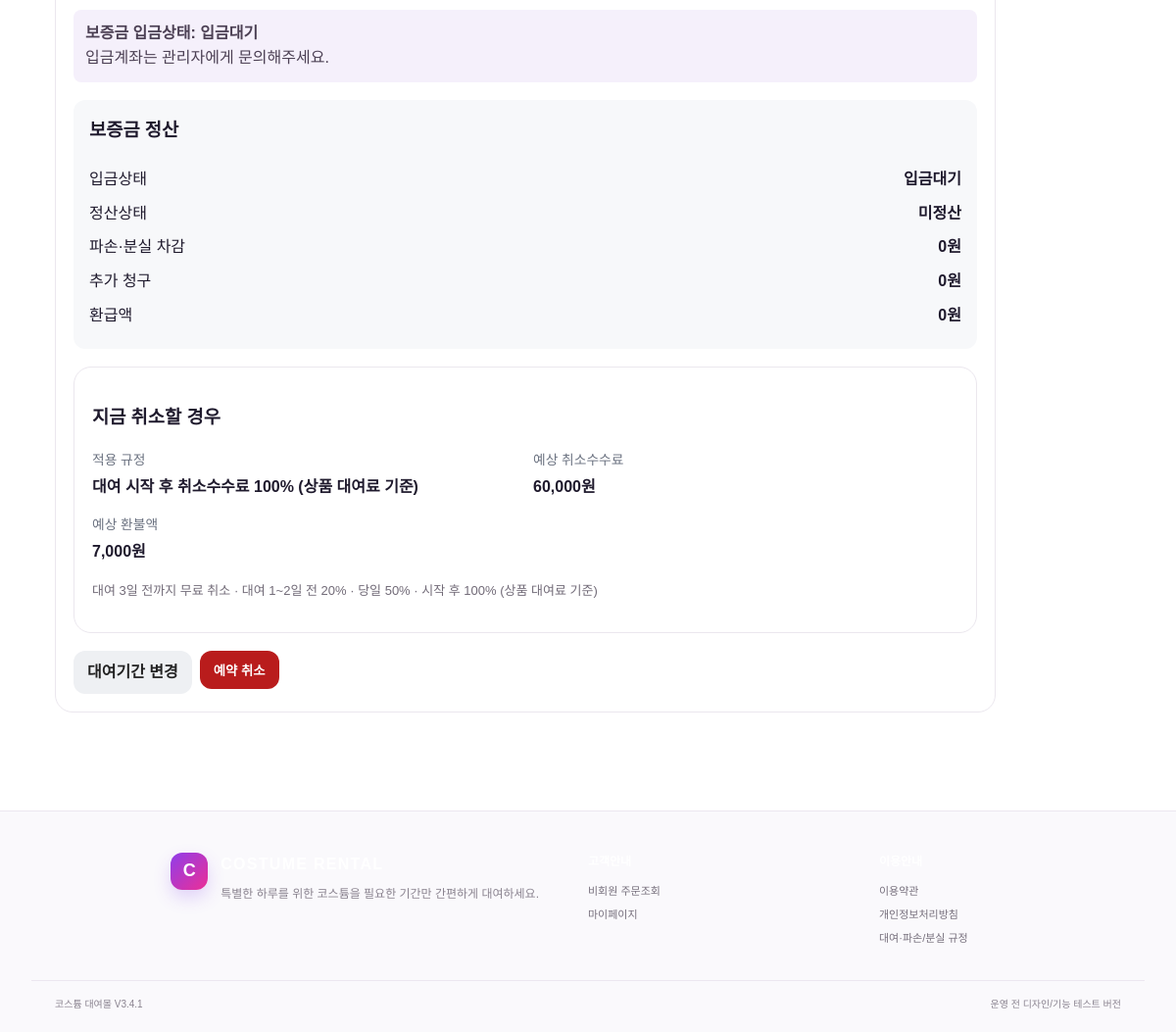
The app's page /mypage/order/1 (signed in, lower part), older data.
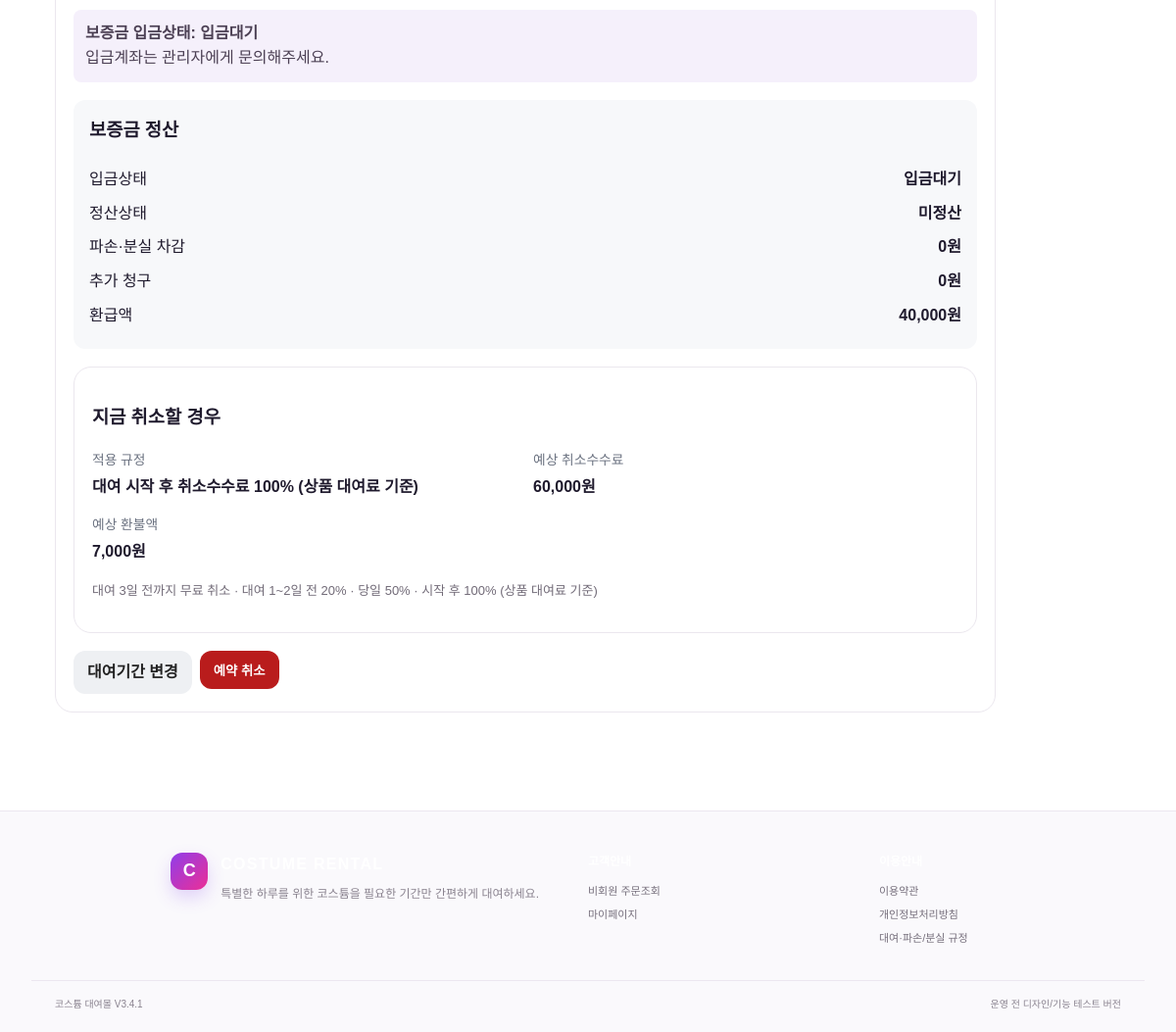
The same page, newer data.
### tables this page shows
CREATE TABLE reservations(id INTEGER PRIMARY KEY AUTOINCREMENT,product_id INTEGER NOT NULL,size_id INTEGER,order_no TEXT DEFAULT '',customer_name TEXT NOT NULL,phone TEXT NOT NULL,start_date TEXT NOT NULL,end_date TEXT NOT NULL,qty INTEGER NOT NULL DEFAULT 1,rental_days INTEGER NOT NULL DEFAULT 1,total_price INTEGER NOT NULL DEFAULT 0,status TEXT NOT NULL DEFAULT '예약',shipping_status TEXT NOT NULL DEFAULT '발송전',return_status TEXT NOT NULL DEFAULT '회수전',memo TEXT DEFAULT '',created_at TEXT NOT NULL,recipient_name TEXT DEFAULT '',zipcode TEXT DEFAULT '',address1 TEXT DEFAULT '',address2 TEXT DEFAULT '',shipping_fee INTEGER NOT NULL DEFAULT 0,return_shipping_fee INTEGER NOT NULL DEFAULT 0,deposit_total INTEGER NOT NULL DEFAULT 0,final_amount INTEGER NOT NULL DEFAULT 0,outbound_carrier TEXT DEFAULT '',outbound_tracking_no TEXT DEFAULT '',return_carrier TEXT DEFAULT '',return_tracking_no TEXT DEFAULT '',dispatch_date TEXT DEFAULT '',pickup_date TEXT DEFAULT '',deposit_received INTEGER NOT NULL DEFAULT 0,damage_deduction INTEGER NOT NULL DEFAULT 0,additional_charge INTEGER NOT NULL DEFAULT 0,refund_amount INTEGER NOT NULL DEFAULT 0,refund_status TEXT NOT NULL DEFAULT '미정산',settlement_note TEXT DEFAULT '',refund_date TEXT DEFAULT '',is_test INTEGER NOT NULL DEFAULT 0, payment_status TEXT NOT NULL DEFAULT '결제완료', payment_method TEXT DEFAULT '', paid_at TEXT DEFAULT '', order_source TEXT NOT NULL DEFAULT '온라인', member_id INTEGER, payment_token TEXT DEFAULT '', payment_failure_reason TEXT DEFAULT '', payment_updated_at TEXT DEFAULT '', payment_expires_at TEXT DEFAULT '', paid_order_amount INTEGER NOT NULL DEFAULT 0, order_refund_total INTEGER NOT NULL DEFAULT 0, order_extra_paid_total INTEGER NOT NULL DEFAULT 0, cancellation_fee INTEGER NOT NULL DEFAULT 0, cancellation_refund_amount INTEGER NOT NULL DEFAULT 0, cancellation_rate INTEGER NOT NULL DEFAULT 0, cancellation_policy TEXT DEFAULT '', cancelled_at TEXT DEFAULT '', toss_order_id TEXT DEFAULT '', toss_payment_key TEXT DEFAULT '', toss_payment_status TEXT DEFAULT '', toss_method TEXT DEFAULT '', toss_approved_at TEXT DEFAULT '', toss_receipt_url TEXT DEFAULT '', toss_last_error TEXT DEFAULT '', toss_raw_json TEXT DEFAULT '', toss_confirm_idempotency_key TEXT DEFAULT '', deposit_payment_status TEXT NOT NULL DEFAULT '입금대기', deposit_received_at TEXT DEFAULT '', deposit_payment_note TEXT DEFAULT '');

### app.py (the view)
@app.route('/mypage/order/<int:rid>')
@member_required
def mypage_order(rid):
    member=current_member(); conn=db()
    order=conn.execute('SELECT * FROM reservations WHERE id=? AND member_id=?',(rid,member['id'])).fetchone()
    if not order:
        conn.close(); return '주문을 찾을 수 없습니다.',404
    order=expire_payment_if_needed(conn,order)
    items=conn.execute("SELECT ri.*,p.name,p.image_filename,COALESCE(ps.size_name,p.size,'FREE') size_name FROM reservation_items ri JOIN products p ON p.id=ri.product_id LEFT JOIN product_sizes ps ON ps.id=ri.size_id WHERE ri.reservation_id=? ORDER BY ri.id",(rid,)).fetchall()
    history=conn.execute('SELECT * FROM payment_transactions WHERE reservation_id=? ORDER BY id DESC LIMIT 5',(rid,)).fetchall()
    adjustments=conn.execute('SELECT * FROM payment_adjustments WHERE reservation_id=? ORDER BY id DESC',(rid,)).fetchall()
    cancel_info=cancellation_quote(conn,order) if order['status']!='취소' else None
    cancel_policy_summary=cancellation_policy_summary(conn)
    conn.close(); return render_template('mypage_order.html',order=order,items=items,history=history,adjustments=adjustments,cancel_info=cancel_info,cancel_policy_summary=cancel_policy_summary)

### app.py (called while the page is built, shortened)
def db():
    conn = sqlite3.connect(DB)
    conn.row_factory = sqlite3.Row
    conn.execute('PRAGMA foreign_keys=ON')
    return conn

def get_setting(conn, key, default=0):
    row = conn.execute('SELECT value FROM settings WHERE key=?', (key,)).fetchone()
    try:
        return int(row['value']) if row else int(default)
    except (TypeError, ValueError):
        return int(default)

def get_text_setting(conn, key, default=''):
    row = conn.execute('SELECT value FROM settings WHERE key=?', (key,)).fetchone()
    return row['value'] if row else default

def card_payment_amount(order):
    if not order:
        return 0
    try:
        return max(0, int(order['final_amount'] or 0) - int(order['deposit_total'] or 0))
    except (KeyError, TypeError, ValueError):
        return 0

def net_order_paid(order):
    return max(0, int(order['paid_order_amount'] or 0) + int(order['order_extra_paid_total'] or 0) - int(order['order_refund_total'] or 0))

def expire_payment_if_needed(conn, order):
    if not order or order['payment_status']!='결제대기' or not order['payment_expires_at']:
        return order

### templates/mypage_order.html (shortened to what this page needs)
{% extends 'base.html' %}{% block title %}주문 상세{% endblock %}{% block content %}
<div class="panel orderdetail myorderdetail">
<div class="info" style="margin-top:12px"><b>보증금 입금상태: {{order.deposit_payment_status or '입금대기'}}</b>{% if order.deposit_received_at %} · {{order.deposit_received_at}}{% endif %}<br>{% if deposit_bank.bank_name or deposit_bank.account_number %}{{deposit_bank.bank_name}} {{deposit_bank.account_number}}{% if deposit_bank.account_holder %} · 예금주 {{deposit_bank.account_holder}}{% endif %}{% else %}입금계좌는 관리자에게 문의해주세요.{% endif %}</div>
<div class="settlementbox"><h3>보증금 정산</h3><div><span>입금상태</span><b>{{order.deposit_payment_status or '입금대기'}}</b></div><div><span>정산상태</span><b>{{order.refund_status}}</b></div><div><span>파손·분실 차감</span><b>{{'{:,}'.format(order.damage_deduction or 0)}}원</b></div><div><span>추가 청구</span><b>{{'{:,}'.format(order.additional_charge or 0)}}원</b></div><div><span>환급액</span><strong>{{'{:,}'.format(order.refund_amount or 0)}}원</strong></div></div>
{% if order.status=='취소' and order.cancellation_policy %}<div class="panel" style="margin-top:18px"><h3>취소·환불 내역</h3><div class="detailgrid"><div><span>적용 규정</span><b>{{order.cancellation_policy}}</b></div><div><span>취소수수료</span><b>{{'{:,}'.format(order.cancellation_fee or 0)}}원</b></div><div><span>주문금액 환불 예정액</span><strong>{{'{:,}'.format(order.cancellation_refund_amount or 0)}}원</strong></div><div><span>취소일</span><b>{{order.cancelled_at or '-'}}</b></div></div><p class="muted">보증금 정산은 주문금액 환불과 별도로 관리됩니다.</p></div>{% elif order.status=='예약' and order.shipping_status=='발송전' and cancel_info %}<div class="panel" style="margin-top:18px"><h3>지금 취소할 경우</h3><div class="detailgrid"><div><span>적용 규정</span><b>{{cancel_info.policy}}</b></div><div><span>예상 취소수수료</span><b>{{'{:,}'.format(cancel_info.fee)}}원</b></div>{% if order.payment_status=='결제완료' %}<div><span>예상 환불액</span><strong>{{'{:,}'.format(cancel_info.refund)}}원</strong></div>{% else %}<div><span>결제상태</span><strong>결제 전 · 수수료 청구 없음</strong></div>{% endif %}</div><p class="muted">{{cancel_policy_summary}}</p></div>{% endif %}
{% if order.status=='예약' and order.shipping_status=='발송전' %}<div class="formbuttons myactions"><a class="button ghost" href="{{url_for('mypage_order_change',rid=order.id)}}">대여기간 변경</a><form method="post" action="{{url_for('mypage_order_cancel',rid=order.id)}}" onsubmit="return confirm('표시된 취소수수료와 예상 환불액을 확인하셨나요? 예약을 취소하시겠습니까?');"><button class="danger">예약 취소</button></form></div>{% endif %}</div>
{% endblock %}

Row changes from the older to the newer data that the page shows:
changed reservations "입금대기": refund_amount "0" → "40,000"
